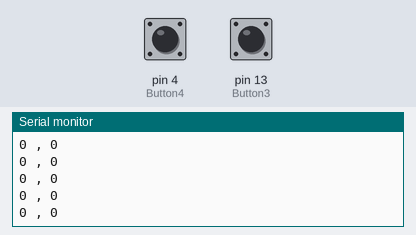
A sketch run on a simulated Arduino Uno, built with avr-gcc and run on an emulated ATmega328P. Shown: the last lines printed to the serial monitor. Inputs (shaded band) come from the test bench; at power-on: pin 4 (Button4) LOW, pin 13 (Button3) LOW.

Above: at 1.2 s.
1.3 s: pin 4 (Button4) pulled HIGH for 0.15 s
At 1.9 s:
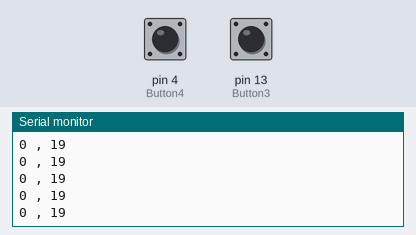
4.4 s: pin 13 (Button3) pulled HIGH for 1 s
At 5.2 s:
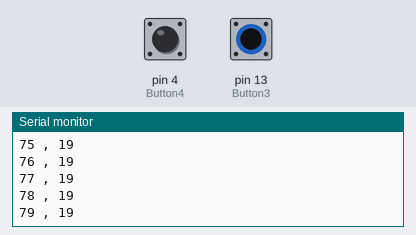
8.4 s: pin 4 (Button4) pulled HIGH for 1 s
At 9.1 s:
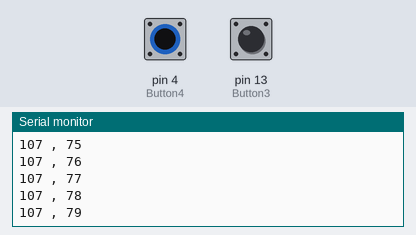
10.9 s: pin 13 (Button3) pulled HIGH for 0.15 s
Timing chart, 0 to 13.9 s (numbered marks = the images above; inputs shaded):
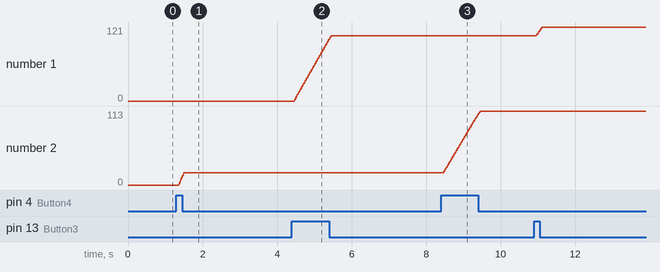

Measured:
- after the input at 1.3 s, the serial monitor: prints a new line after 0.07 s (image 1)
- after the input at 4.4 s, the serial monitor: prints a new line after 0.07 s (image 2)
- after the input at 8.4 s, the serial monitor: prints a new line after 0.08 s (image 3)
- plotted number 1: 0 → 107 after the input at 4.4 s
- plotted number 2: 0 → 19 after the input at 1.3 s, 19 → 113 after the input at 8.4 s

The sketch:

CheckButton3.ino.ino
```cpp
#include <Arduino.h>

//pins
const int Button3=13;
const int Button4=4;
const int PinGnd=6;
const int PinVcc=7;

int i =0;
int j =0;

void setup(){
  Serial.begin(9600);

  pinMode(PinGnd, OUTPUT);
  pinMode(PinVcc, OUTPUT);
  digitalWrite(PinGnd, LOW);
  digitalWrite(PinVcc, HIGH);

  pinMode(Button3, INPUT);
}

void loop(){
//  Serial.println(analogRead(Button3));
  if (digitalRead(Button3) == HIGH) {
    i++;
  }
 if (digitalRead(Button4) == HIGH) {
    j++;
  }
  Serial.print(i);
  Serial.print(" , ");
  Serial.print(j);
  Serial.println();
}
```
